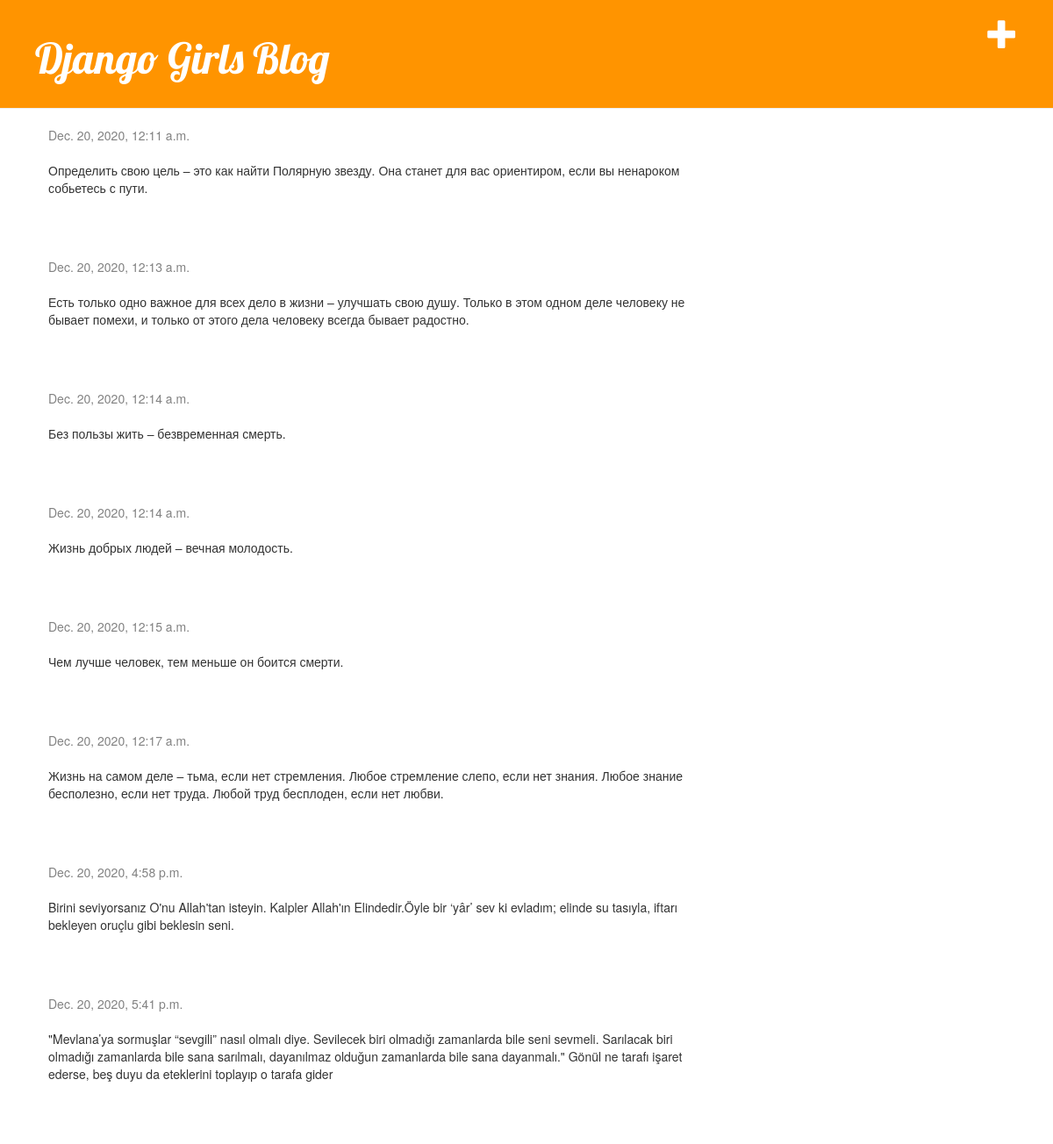
The app's page / (signed in) with its own data.
### blog/models.py (models this page shows, shortened)
class Post(models.Model):
    author = models.ForeignKey(settings.AUTH_USER_MODEL, on_delete=models.CASCADE)
    title = models.CharField(max_length=200)
    text = models.TextField()
    create_date = models.DateTimeField(default=timezone.now)
    published_date = models.DateTimeField(blank=True, null=True)

### blog/views.py (the view)
# urls.py: path('', views.post_list, name='post_list'),
def post_list(request):
    posts = Post.objects.filter(published_date__lte=timezone.now()).order_by('published_date')
    return render(request, 'blog/post_list.html', {'posts':posts})

### blog/templates/blog/post_list.html (shortened to what this page needs)
{% extends 'blog/base.html' %}
{% block content %}
    {% for post in posts %}
        <div class="post">
            <div class="date">
                {{ post.published_date }}
            </div>
            <p>{{ post.text|linebreaksbr }}</p>
        </div>
    {% endfor %}
{% endblock %}

### blog/templates/blog/base.html (shortened to what this page needs)
{% load static %}
<html>
    <head>
        <link rel="stylesheet" href="//maxcdn.bootstrapcdn.com/bootstrap/3.2.0/css/bootstrap.min.css">
        <link rel="stylesheet" href="//maxcdn.bootstrapcdn.com/bootstrap/3.2.0/css/bootstrap-theme.min.css">
        <link rel="stylesheet" href="{% static 'css/blog.css' %}">
    </head>
    <body>
        <div class="page-header">
        {% if user.is_authenticated %}
            <a href="{% url 'post_new' %}" class="top-menu"><span class="glyphicon glyphicon-plus"></span></a>
         {% endif %}
            <h1><a href="/">Django Girls Blog</a></h1>
        </div>
        <div class="content container">
            <div class="row">
                <div class="col-md-8">
                    {% block content %}
                    {% endblock %}
                </div>
            </div>
        </div>
    </body>
</html>

### blog/static/css/blog.css (style rules this page uses)
.page-header { background-color: #ff9400; margin-top: 0; padding: 20px 20px 20px 40px; }
.page-header h1, .page-header h1 a, .page-header h1 a:visited, .page-header h1 a:active { color: #ffffff; font-size: 36pt; text-decoration: none; }
.content { margin-left: 40px; }
h1, h2, h3, h4 { font-family: 'Lobster', cursive; }
.date { color: #828282; }
.top-menu, .top-menu:hover, .top-menu:visited { color: #ffffff; float: right; font-size: 26pt; margin-right: 20px; }
.post { margin-bottom: 70px; }

### records on screen
Post: published_date "Dec. 20, 2020, 12:11 a.m.", text "Определить свою цель – это как найти Полярную звезду. Она станет для вас ориентиром, если вы ненароком собьетесь с пути."
Post: published_date "Dec. 20, 2020, 12:13 a.m.", text "Есть только одно важное для всех дело в жизни – улучшать свою душу. Только в этом одном деле человеку не бывает помехи, и только от этого дела человеку всегда бывает радостно."
Post: published_date "Dec. 20, 2020, 12:14 a.m.", text "Без пользы жить – безвременная смерть."
Post: published_date "Dec. 20, 2020, 12:14 a.m.", text "Жизнь добрых людей – вечная молодость."
Post: published_date "Dec. 20, 2020, 12:15 a.m.", text "Чем лучше человек, тем меньше он боится смерти."
Post: published_date "Dec. 20, 2020, 12:17 a.m.", text "Жизнь на самом деле – тьма, если нет стремления. Любое стремление слепо, если нет знания. Любое знание бесполезно, если нет труда. Любой труд бесплоден, если нет любви."
Post: published_date "Dec. 20, 2020, 4:58 p.m.", text "Birini seviyorsanız O'nu Allah'tan isteyin. Kalpler Allah'ın Elindedir.Öyle bir ‘yâr’ sev ki evladım; elinde su tasıyla, iftarı bekleyen oruçlu gibi beklesin seni."
Post: published_date "Dec. 20, 2020, 5:41 p.m.", text "\"Mevlana’ya sormuşlar “sevgili” nasıl olmalı diye. Sevilecek biri olmadığı zamanlarda bile seni sevmeli. Sarılacak biri olmadığı zamanlarda bile sana sarılmalı, dayanılmaz olduğun zamanlarda bile sana dayanmalı.\" Gönül ne tarafı işaret ederse, beş duyu da eteklerini toplayıp o tarafa gider"
